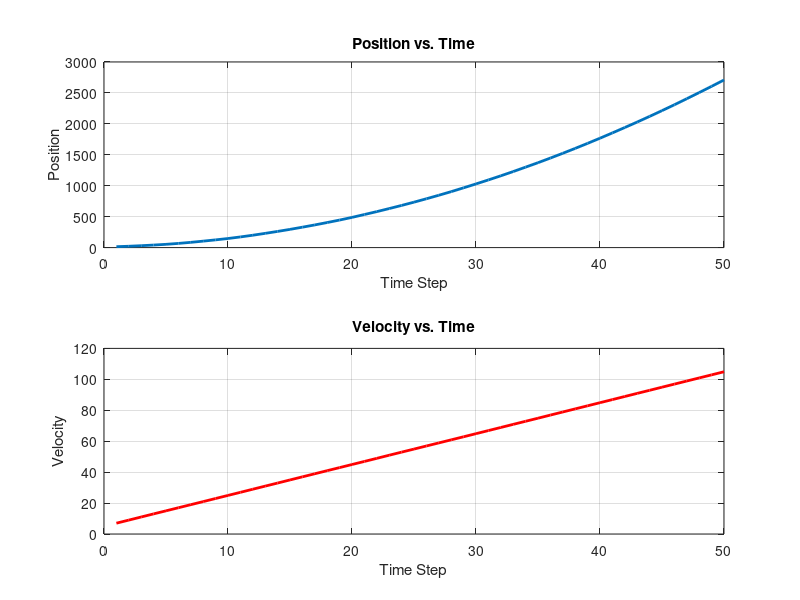

Here is the MATLAB script that generated this plot:
% Real-life system simulation

% Initial conditions
position = 10;
velocity = 5;
std = [0.5, 0.01]; % Standard deviation for position and velocity noise

% Create single particle
p = [position, velocity];

dt = 1;
num_steps = 50; % Define the number of simulation steps
a = 2; % Example acceleration value

% Storage for plotting
positions = zeros(num_steps, 1);
velocities = zeros(num_steps, 1);
time = 1:num_steps;

for t = 1:num_steps
    A = [1, dt; 0, 1];       % State transition matrix
    B = [0; a * dt];         % Control input matrix (column vector)
    
    % Generate noise for both position and velocity
    real_noise = std .* randn(1, 2); % Ensures noise is 1×2, matching p

    % Update state
    p = (A * p' + B)' + real_noise;
    
    % Store values for plotting
    positions(t) = p(1);
    velocities(t) = p(2);
end

% Plot results
figure;

subplot(2,1,1); % First subplot: Position over time
plot(time, positions, '-', 'LineWidth', 2);
xlabel('Time Step');
ylabel('Position');
title('Position vs. Time');
grid on;

subplot(2,1,2); % Second subplot: Velocity over time
plot(time, velocities, '-', 'LineWidth', 2, 'Color', 'r');
xlabel('Time Step');
ylabel('Velocity');
title('Velocity vs. Time');
grid on;